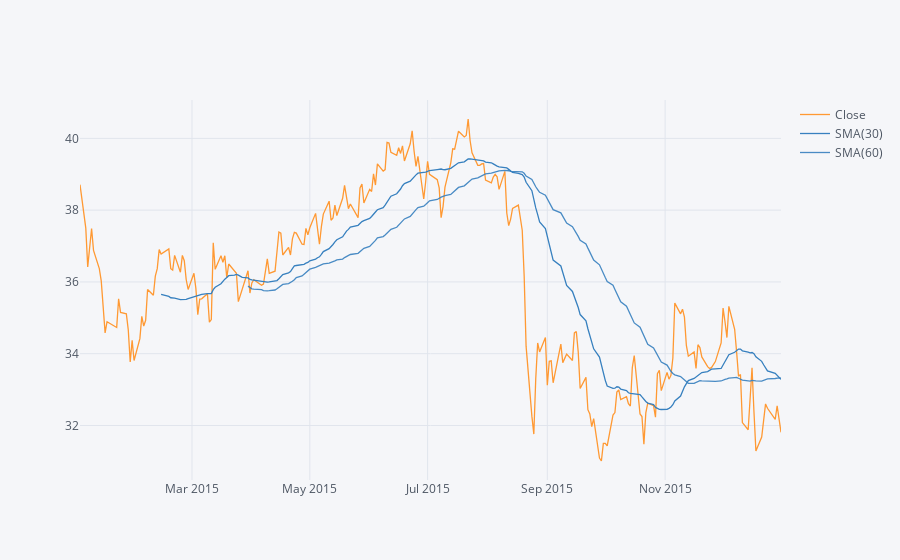

The code cell stored with this chart in its notebook:
### Code cell
MS['Close'].loc['2015'].ta_plot(study='sma',periods=[30,60])

### Figure 1 — Plotly figure (JSON) as saved in the notebook; plotly's stock layout.template omitted (floating-point values rounded to 4 significant figures; data arrays with more than 128 entries replaced by an {"elided": "..."} marker saying what was removed)
{"data": [{"line": {"color": "rgba(255, 153, 51, 1.0)", "dash": "solid", "shape": "linear", "width": 1.3}, "mode": "lines", "name": "Close", "text": "", "type": "scatter", "x": {"elided": "252 str values"}, "y": {"elided": "252 float values"}}, {"line": {"color": "rgba(55, 128, 191, 1.0)", "dash": "solid", "shape": "linear", "width": 1.3}, "mode": "lines", "name": "SMA(30)", "text": "", "type": "scatter", "x": {"elided": "252 str values"}, "y": {"elided": "252 mixed values"}}, {"line": {"color": "rgba(55, 128, 191, 0.8999999999999999)", "dash": "solid", "shape": "linear", "width": 1.3}, "mode": "lines", "name": "SMA(60)", "text": "", "type": "scatter", "x": {"elided": "252 str values"}, "y": {"elided": "252 mixed values"}}], "layout": {"legend": {"bgcolor": "#F5F6F9", "font": {"color": "#4D5663"}}, "paper_bgcolor": "#F5F6F9", "plot_bgcolor": "#F5F6F9", "title": {"font": {"color": "#4D5663"}}, "xaxis": {"gridcolor": "#E1E5ED", "showgrid": true, "tickfont": {"color": "#4D5663"}, "title": {"font": {"color": "#4D5663"}, "text": ""}, "zerolinecolor": "#E1E5ED"}, "yaxis": {"gridcolor": "#E1E5ED", "showgrid": true, "tickfont": {"color": "#4D5663"}, "title": {"font": {"color": "#4D5663"}, "text": ""}, "zerolinecolor": "#E1E5ED"}}}
